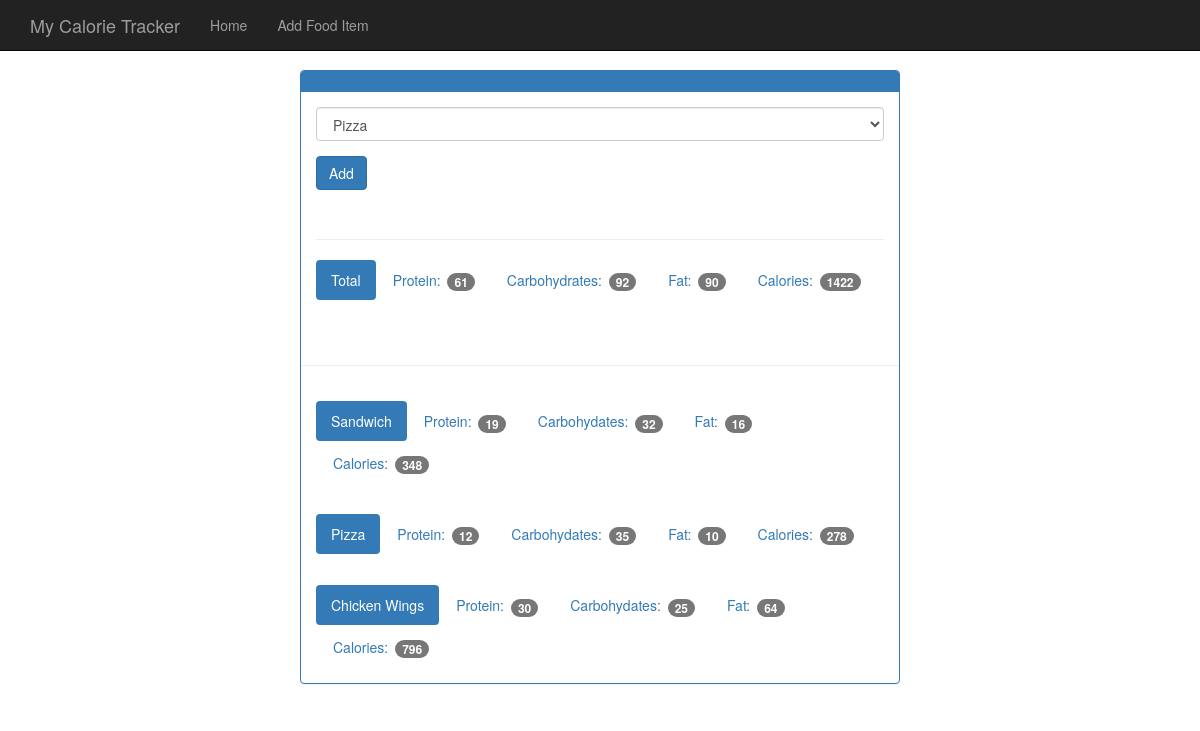
Screenshot of /view/20200502 with the database file from the repository.
### tables this page shows
CREATE TABLE food (
    id integer primary key autoincrement,
    name text not null,
    protein integer not null,
    carbohydrates integer not null,
    fat integer not null,
    calories integer not null
);

### app.py (the view)
@app.route('/view/<date>', methods=['GET', 'POST'])  # date will be format of 20200310
def view(date):
    db = get_db()
    cur = db.execute('select id, entry_date from log_date where entry_date = ?', [date])
    date_result = cur.fetchone()
    if request.method == 'POST':
        db.execute('insert into food_date (food_id, log_date_id) values (?, ?)',
                   [request.form['food-select'], date_result['id']])
        db.commit()
    d = datetime.strptime(str(date_result['entry_date']), '%Y%m%d')
    pretty_date = datetime.strftime(d, '%B %d, %Y')
    food_cur = db.execute('select id, name from food')
    food_results = food_cur.fetchall()
    log_cur = db.execute('''select food.name, food.protein, food.carbohydrates, food.fat, food.calories
                                from log_date
                                join food_date on food_date.log_date_id = log_date.id
                                join food on food.id = food_date.food_id where log_date.entry_date = ?''', [date])
    log_results = log_cur.fetchall()
    totals = {'protein': 0, 'carbohydrates': 0, 'fat': 0, 'calories': 0}
    for food in log_results:
        totals['protein'] += food['protein']
        totals['carbohydrates'] += food['carbohydrates']
        totals['fat'] += food['fat']
        totals['calories'] += food['calories']
    return render_template('day.html', entry_date=date_result['entry_date'], pretty_date=pretty_date,
                           food_results=food_results, log_results=log_results, totals=totals)

### database_connect.py (called while the page is built)
def connect_db():
    sql = sqlite3.connect('sqlite3/food_log.db')
    sql.row_factory = sqlite3.Row
    return sql

def get_db():
    if not hasattr(g, 'sqlite_db'):
        g.sqlite_db = connect_db()
    return g.sqlite_db

### templates/day.html (shortened to what this page needs)
{% extends "base.html" %}
{% block body %}
    <nav class="navbar navbar-inverse navbar-fixed-top">
      <div class="container">
        <div class="navbar-header">
          <a class="navbar-brand" href="{{ url_for('index') }}">My Calorie Tracker</a>
        </div>
        <div id="navbar" class="navbar-collapse collapse">
          <ul class="nav navbar-nav">
            <li><a href="{{ url_for('index') }}">Home</a></li>
            <li><a href="{{ url_for('food') }}">Add Food Item</a></li>
          </ul>
        </div>
      </div>
    </nav>
    <div class="container theme-showcase col-sm-6 col-sm-offset-3" role="main">
       <div class="row">
        <div>
          <div class="panel panel-primary">
            <div class="panel-heading">
            </div>
            <div class="panel-body">
              <form method="POST" action="{{ url_for('view', date=entry_date) }}">
                <div class="form-group">
                  <select class="form-control" name="food-select">
                    {% for food in food_results %}
                    <option value={{ food.id }}>{{ food.name }}</option>
                    {% endfor %}
                  </select>
                </div>
                <button type="submit" class="btn btn-primary">Add</button>
              </form>
              <div class="page-header"></div>
               <ul class="nav nav-pills" role="tablist">
                <li class="active"><a>Total</a></li>
                <li><a>Protein: <span class="badge">{{ totals.protein }}</span></a></li>
                <li><a>Carbohydrates: <span class="badge">{{ totals.carbohydrates }}</span></a></li>
                <li><a>Fat: <span class="badge">{{ totals.fat }}</span></a></li>
                <li><a>Calories: <span class="badge">{{ totals.calories }}</span></a></li>
              </ul>
            </div>
            <div class="page-header"></div>
            {% for food in log_results %}
            <div class="panel-body">
              <ul class="nav nav-pills" role="tablist">
                <li class="active"><a>{{ food.name }}</a></li>
                <li><a>Protein: <span class="badge">{{ food.protein }}</span></a></li>
                <li><a>Carbohydates: <span class="badge">{{ food.carbohydrates }}</span></a></li>
                <li><a>Fat: <span class="badge">{{ food.fat }}</span></a></li>
                <li><a>Calories: <span class="badge">{{ food.calories }}</span></a></li>
              </ul>
            </div>
            {% endfor %}
          </div>
        </div>
      </div>
    </div>
{% endblock %}

### static/theme.css (style rules this page uses)
body { padding-top: 70px; padding-bottom: 30px; }

### rows the page displays
food: name "Sandwich", protein "19", carbohydrates "32", fat "16", calories "348"
food: name "Pizza", protein "12", carbohydrates "35", fat "10", calories "278"
food: name "Chicken Wings", protein "30", carbohydrates "25", fat "64", calories "796"

### other values shown
{{ totals.protein }} "61"
{{ totals.carbohydrates }} "92"
{{ totals.fat }} "90"
{{ totals.calories }} "1422"
form field food-select "Pizza"
